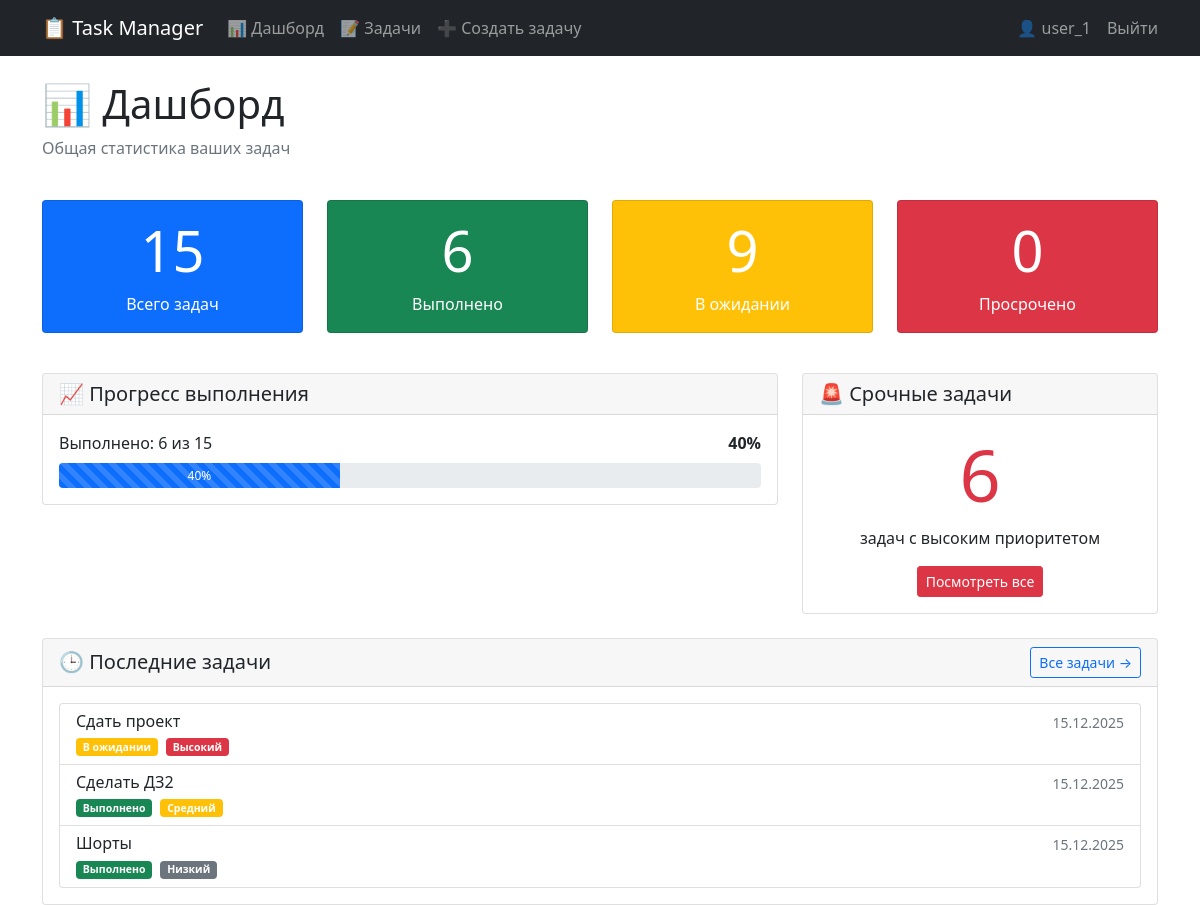
The app's page /dashboard/ (signed in) with its own data.
### tasks/models.py (models this page shows, shortened)
class Task(models.Model):
    STATUS_CHOICES = [
        ('pending', 'В ожидании'),
        ('completed', 'Выполнено'),
    ]
    PRIORITY_CHOICES = [
        ('low', 'Низкий'),
        ('medium', 'Средний'),
        ('high', 'Высокий'),
    ]
    title = models.CharField(max_length=200, verbose_name="Название")
    description = models.TextField(blank=True, verbose_name="Описание")
    created_at = models.DateTimeField(auto_now_add=True)
    deadline = models.DateTimeField(null=True, blank=True, verbose_name="Дедлайн")
    status = models.CharField(
        max_length=20,
        choices=STATUS_CHOICES,
        default='pending',
        verbose_name="Статус"
    )
    priority = models.CharField(
        max_length=10,
        choices=PRIORITY_CHOICES,
        default='medium',
        verbose_name="Приоритет"
    )
    category = models.ForeignKey(
        Category,
        on_delete=models.SET_NULL,
        null=True,
        blank=True,
        verbose_name="Категория"
    )
    user = models.ForeignKey(
        User,
        on_delete=models.CASCADE,
        verbose_name="Пользователь"
    )
    def is_overdue(self):
        if self.deadline and self.status == 'pending':
            return timezone.now() > self.deadline
        return False
    class Meta:
        verbose_name = "Задача"
        verbose_name_plural = "Задачи"
        ordering = ['-created_at']

### tasks/views.py (the view)
# urls.py: path('dashboard/', views.dashboard, name='dashboard'),
@login_required
def dashboard(request):
    tasks = Task.objects.filter(user=request.user)
    total_tasks = tasks.count()
    completed_tasks = tasks.filter(status='completed').count()
    pending_tasks = tasks.filter(status='pending').count()
    high_priority_tasks = tasks.filter(priority='high').count()
    overdue_tasks = 0
    for task in tasks.filter(status='pending'):
        if task.is_overdue():
            overdue_tasks += 1
    completion_rate = 0
    if total_tasks > 0:
        completion_rate = int((completed_tasks / total_tasks) * 100)
    recent_tasks = tasks.order_by('-created_at')[:3]
    context = {
        'total_tasks': total_tasks,
        'completed_tasks': completed_tasks,
        'pending_tasks': pending_tasks,
        'high_priority_tasks': high_priority_tasks,
        'overdue_tasks': overdue_tasks,
        'completion_rate': completion_rate,
        'recent_tasks': recent_tasks,
    }
    return render(request, 'tasks/dashboard.html', context)

### tasks/templates/tasks/dashboard.html (shortened to what this page needs)
{% extends 'base.html' %}
{% block content %}
<div class="row mb-4">
    <div class="col">
        <h1>📊 Дашборд</h1>
        <p class="text-muted">Общая статистика ваших задач</p>
    </div>
</div>
<div class="row mb-4">
    <div class="col-md-3 mb-3">
        <div class="card text-white bg-primary h-100">
            <div class="card-body text-center">
                <h1 class="display-4">{{ total_tasks }}</h1>
                <p class="card-text">Всего задач</p>
            </div>
        </div>
    </div>
    <div class="col-md-3 mb-3">
        <div class="card text-white bg-success h-100">
            <div class="card-body text-center">
                <h1 class="display-4">{{ completed_tasks }}</h1>
                <p class="card-text">Выполнено</p>
            </div>
        </div>
    </div>
    <div class="col-md-3 mb-3">
        <div class="card text-white bg-warning h-100">
            <div class="card-body text-center">
                <h1 class="display-4">{{ pending_tasks }}</h1>
                <p class="card-text">В ожидании</p>
            </div>
        </div>
    </div>
    <div class="col-md-3 mb-3">
        <div class="card text-white bg-danger h-100">
            <div class="card-body text-center">
                <h1 class="display-4">{{ overdue_tasks }}</h1>
                <p class="card-text">Просрочено</p>
            </div>
        </div>
    </div>
</div>
<div class="row mb-4">
    <div class="col-md-8">
        <div class="card">
            <div class="card-header">
                <h5 class="mb-0">📈 Прогресс выполнения</h5>
            </div>
            <div class="card-body">
                <div class="d-flex justify-content-between mb-2">
                    <span>Выполнено: {{ completed_tasks }} из {{ total_tasks }}</span>
                    <span class="fw-bold">{{ completion_rate }}%</span>
                </div>
                <div class="progress" style="height: 25px;">
                    <div class="progress-bar progress-bar-striped"
                         role="progressbar"
                         style="width: {{ completion_rate }}%"
                         aria-valuenow="{{ completion_rate }}"
                         aria-valuemin="0"
                         aria-valuemax="100">
                        {{ completion_rate }}%
                    </div>
                </div>
            </div>
        </div>
    </div>
    <div class="col-md-4">
        <div class="card h-100">
            <div class="card-header">
                <h5 class="mb-0">🚨 Срочные задачи</h5>
            </div>
            <div class="card-body text-center">
                <h1 class="display-2 text-danger">{{ high_priority_tasks }}</h1>
                <p class="card-text">задач с высоким приоритетом</p>
                {% if high_priority_tasks > 0 %}
                    <a href="{% url 'task_list' %}?priority=high" class="btn btn-danger btn-sm">
                        Посмотреть все
                    </a>
                {% endif %}
            </div>
        </div>
    </div>
</div>
<div class="row">
    <div class="col-12">
        <div class="card">
            <div class="card-header d-flex justify-content-between align-items-center">
                <h5 class="mb-0">🕒 Последние задачи</h5>
                <a href="{% url 'task_list' %}" class="btn btn-sm btn-outline-primary">
                    Все задачи →
                </a>
            </div>
            <div class="card-body">
                {% if recent_tasks %}
                    <div class="list-group">
                        {% for task in recent_tasks %}
                            <a href="{% url 'task_update' task.pk %}" class="list-group-item list-group-item-action">
                                <div class="d-flex w-100 justify-content-between">
                                    <h6 class="mb-1">{{ task.title }}</h6>
                                    <small class="text-muted">{{ task.created_at|date:"d.m.Y" }}</small>
                                </div>
                                <div class="d-flex align-items-center">
                                    <small class="me-2">
                                        <span class="badge bg-{% if task.status == 'completed' %}success{% else %}warning{% endif %}">
                                            {{ task.get_status_display }}
                                        </span>
                                    </small>
                                    <small class="me-2">
                                        <span class="badge bg-{% if task.priority == 'high' %}danger{% elif task.priority == 'medium' %}warning{% else %}secondary{% endif %}">
                                            {{ task.get_priority_display }}
                                        </span>
                                    </small>
                                </div>
                            </a>
                        {% endfor %}
                    </div>
                {% else %}
                    <div class="text-center py-3">
                        <p class="text-muted">Задач пока нет</p>
                        <a href="{% url 'task_create' %}" class="btn btn-primary">Создать первую задачу</a>
                    </div>
                {% endif %}
            </div>
        </div>
    </div>
</div>
{% endblock %}

### templates/base.html (shortened to what this page needs)
<!DOCTYPE html>
<html lang="ru">
<head>
    <link href="https://cdn.jsdelivr.net/npm/bootstrap@5.1.3/dist/css/bootstrap.min.css" rel="stylesheet">
</head>
<body>
    <nav class="navbar navbar-expand-lg navbar-dark bg-dark mb-4">
        <div class="container">
            <a class="navbar-brand" href="{% url 'dashboard' %}">📋 Task Manager</a>
            <div class="collapse navbar-collapse" id="navbarNav">
                <ul class="navbar-nav me-auto">
                    <li class="nav-item">
                        <a class="nav-link" href="{% url 'dashboard' %}">📊 Дашборд</a>
                    </li>
                    <li class="nav-item">
                        <a class="nav-link" href="{% url 'task_list' %}">📝 Задачи</a>
                    </li>
                    <li class="nav-item">
                        <a class="nav-link" href="{% url 'task_create' %}">➕ Создать задачу</a>
                    </li>
                </ul>
                <ul class="navbar-nav">
                    {% if user.is_authenticated %}
                        <li class="nav-item">
                            <span class="navbar-text me-3">👤 {{ user.username }}</span>
                        </li>
                        <li class="nav-item">
                            <form method="post" action="{% url 'logout' %}" class="d-inline">
                                <button type="submit" class="logout-btn nav-link p-0">
                                    Выйти
                                </button>
                            </form>
                        </li>
                    {% else %}
                        <li class="nav-item">
                            <a class="nav-link" href="{% url 'login' %}">Войти</a>
                        </li>
                    {% endif %}
                </ul>
            </div>
        </div>
    </nav>
    <div class="container">
        {% block content %}{% endblock %}
    </div>
</body>
</html>

### templates/base.html (style rules this page uses)
.logout-btn { background: none; border: none; color: rgba(255,255,255,.55); padding: 0; font: inherit; cursor: pointer; }
.progress-bar { transition: width 0.5s ease-in-out; }

### records on screen
Task: title "Сдать проект", created_at "15.12.2025", status "В ожидании", priority "Высокий"
Task: title "Сделать ДЗ2", created_at "15.12.2025", status "Выполнено", priority "Средний"
Task: title "Шорты", created_at "15.12.2025", status "Выполнено", priority "Низкий"

### other values on screen
{{ user.username }} "user_1"
{{ total_tasks }} "15"
{{ completed_tasks }} "6"
{{ pending_tasks }} "9"
{{ overdue_tasks }} "0"
{{ completion_rate }} "40"
{{ high_priority_tasks }} "6"
